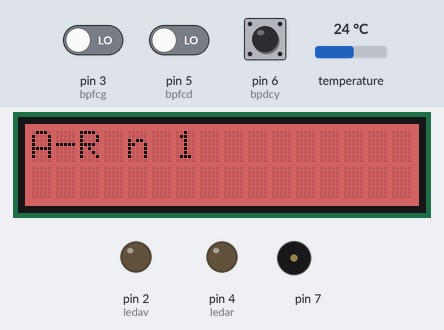
A sketch run on a simulated Arduino Uno, built with avr-gcc and run on an emulated ATmega328P. Parts: 16×2 character LCD, output pins drawn as LEDs (lit = HIGH), buzzer (waves = sounding). The test bench sets the inputs (shaded band); at power-on: pin 5 (bpfcd) LOW, temperature 24 °C, pin 3 (bpfcg) LOW, pin 6 (bpdcy) HIGH. What the sketch prints to the serial monitor is not drawn.

Above: at 1.2 s.
1.3 s: pin 5 (bpfcd) driven HIGH
At 2.8 s:
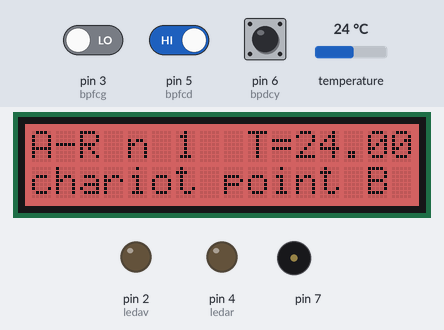
5.1 s: pin 5 (bpfcd) driven LOW
At 7.7 s:
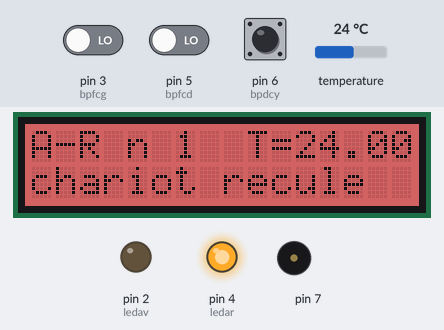
8.4 s: temperature set to 12 °C
At 9.1 s:
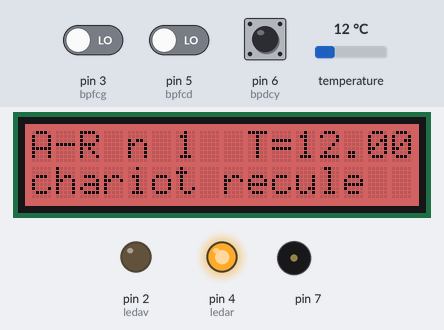
10.0 s: pin 3 (bpfcg) driven HIGH
At 12.1 s:
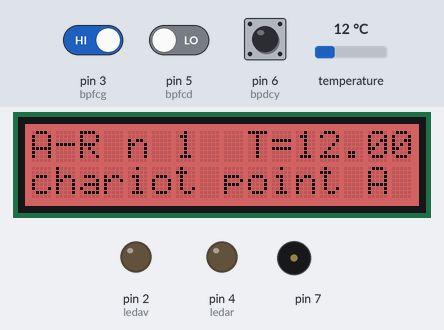
13.8 s: pin 3 (bpfcg) driven LOW
At 17.2 s:
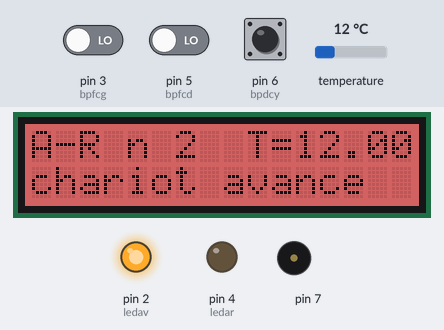
17.6 s: temperature set to 19 °C
At 18.6 s:
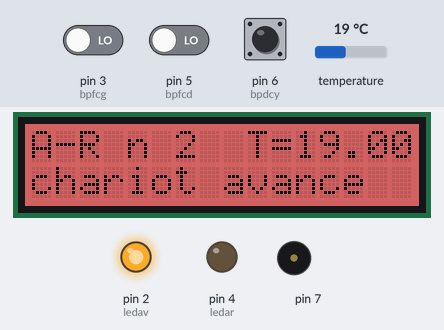
Timing chart, 0 to 20.3 s (numbered marks = the images above; inputs shaded):
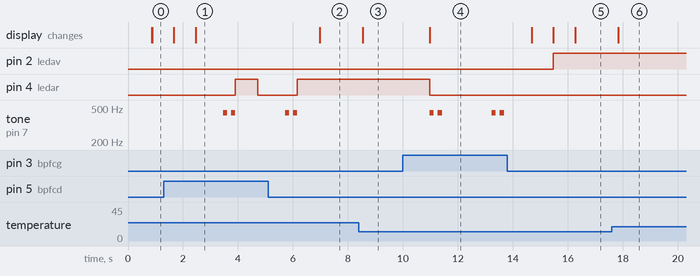

The sketch:

V5.ino
```cpp
/* programme ok le 27 01 2026*/


#include <OneWire.h>
#include "rgb_lcd.h"
#include <DallasTemperature.h>
// Data wire is plugged into port 2 on the Arduino
#define ONE_WIRE_BUS 7
// Setup a oneWire instance to communicate with any OneWire devices (not just Maxim/Dallas temperature ICs)
OneWire oneWire(ONE_WIRE_BUS);
// Pass our oneWire reference to Dallas Temperature.
DallasTemperature sensors(&oneWire);
int ledav =2;
int ledar =4;
int bpfcg =3;
int bpfcd =5;
int bpdcy =6;
int son_ab =7;
int son_dcy =8;

rgb_lcd lcd;
const int colorR = 200;
const int colorG = 50;
const int colorB = 50;

void setup()
{
  Wire.begin(); // Rejoindre le bus I2C (Pas besoin d adresse pour le maitre)
  // set up the LCD's number of columns and rows:
  lcd.begin(16, 2);
  lcd.setRGB(colorR, colorG, colorB);
  sensors.begin();
  pinMode(ledav,OUTPUT) ;
  pinMode(ledar,OUTPUT) ;
  pinMode(bpfcg,INPUT) ;
  pinMode(bpfcd,INPUT) ;
  pinMode(bpdcy,INPUT) ;
  Serial.begin(9600);
}

void loop()
{
  lcd.setCursor(0, 1);
  digitalWrite(ledar , LOW) ;
  digitalWrite(ledav , LOW) ;
  lcd.clear();
  lcd.print("Attente");
  temp();
  while(digitalRead(bpdcy) == LOW)
  {
    temp();
  }
  while (sensors.getTempCByIndex(0)>= 30)
  {
    digitalWrite(ledav,LOW);
    digitalWrite(ledar,LOW);
    temp();
    Serial.print ("T° trop haute pour fonctionner");
    prepwrite();
    lcd.print("T Trop haute");
    delay(100);
  }
     for(int i=1;i<=3;i++)
    {
      lcd.clear();
      Serial.println("A-R n ");
      Serial.println(i);
      lcd.setCursor(0,0);
      lcd.print("A-R n ");
      lcd.print(i);
      temp();
      while(digitalRead(bpfcd) == LOW)
      {
        digitalWrite(ledav,HIGH);
        Serial.println("chariot avance");
        temp();
        prepwrite();
        lcd.print("chariot avance");
      }
      while(digitalRead(bpfcd) == HIGH)
      {
        Serial.println("chariot point B");
        temp();
        prepwrite();
        lcd.print("chariot point B");
        digitalWrite(ledav,LOW);
        digitalWrite(ledar,LOW);
        delay(1000);
        Serial.println("son chariot au point B");
        sonab();
        digitalWrite(ledar,HIGH);
      }
      while(digitalRead(bpfcg) == LOW)
      {
        digitalWrite(ledav,LOW);
        digitalWrite(ledar,HIGH);
        Serial.println("recule");
        temp();
        prepwrite();
        lcd.print("chariot recule");
      }
      while(digitalRead(bpfcg) == HIGH)
      {
        Serial.println("chariot point A");
        temp();
        prepwrite();
        lcd.print("chariot point A");
        digitalWrite(ledav,LOW);
        digitalWrite(ledar,LOW);
        Serial.println("son chariot au point A");
        sonab();
        delay(1000);
      }
    }
    Serial.println("son chariot qui a fini un cycle");
    prepwrite();
    lcd.print("cycle fini");
    sonfcy();
  }

void sonab()
{
  tone(7,440);
  delay(150);
  noTone(7);
  delay(150);
  tone(7,440);
  delay(150);
  noTone(7);
}

void sonfcy()
{
  tone(8,880);
  delay(150);
  noTone(8);
  delay(150);
  tone(8,880);
  delay(150);
  noTone(8);
  delay(150);
  tone(8,880);
  delay(150);
  noTone(8);
}
```

prepwrite.ino
```cpp
void prepwrite(void)
{
  lcd.setCursor(0,1);
  lcd.print("                ");
  lcd.setCursor(0,1);
}
```

temp.ino
```cpp
void temp(void)
{
  sensors.requestTemperatures(); // Send the command to get temperatures
  float tempC = sensors.getTempCByIndex(0);
  lcd.setCursor(9, 0);
  lcd.print("T=");
  lcd.print(tempC);
  delay(1);
}
```

Measured:
- after the input at 1.3 s, pin 2 (ledav): stays LOW (without the input it goes to HIGH after 0.36 s); pin 4 (ledar): LOW → HIGH after 2.6 s, → LOW 0.80 s later
- after the input at 5.1 s, pin 4 (ledar): goes on until 6.2 s, then stays HIGH; tone on pin 7: goes on until 6.2 s, then stays silent; the display: changes after 1.9 s (image 2)
- after the input at 8.4 s, the display: changes after 0.14 s (image 3)
- after the input at 10.0 s, pin 4 (ledar): HIGH → LOW after 0.98 s; tone on pin 7: plays 440 Hz for 0.15 s, 440 Hz for 0.15 s, 440 Hz for 0.15 s, 440 Hz for 0.15 s, starting after 0.98 s; the display: changes after 0.98 s (image 4)
- after the input at 13.8 s, pin 2 (ledav): LOW → HIGH after 1.7 s; tone on pin 7: stops changing and stays silent; the display: first changes after 0.89 s (image 5 shows a later state)
- after the input at 17.6 s, the display: changes after 0.24 s (image 6)
